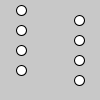
Frame 1 (no input)
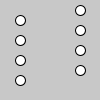
Frame 60 (the mouse pressed at the canvas centre just before this capture)
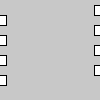
Frame 120 (the mouse held since frame 60 and released just before this capture)

The Processing sketch that drew these frames (run headless with seeded random() and noise(); from frame 60 on, the mouse is pressed at the canvas centre):

// Processing sketch: Aufgabe_4
// ── Aufgabe_4.pde
Schneeball[] b = new Schneeball[8];
void setup() {
  size(100, 100);

  for (int i = 0; i < b.length; i++) {
    int x;
    boolean r;
    if (i%2 == 0 ) {
      x = 20;
      r = true;
    } else {
      x = 80;
      r = false;
    }

    b[i] = new Schneeball(x, i * 10 + 10, r);
  }
}

void draw() {
  background(200);
  for (int i = 0; i < b.length; i++) {
    b[i].update();
    b[i].render();
  }
}

// ── Schneeball.pde
class Schneeball {
  PVector pos;
  boolean right;
  boolean isRect = false;

  Schneeball(int x, int y, boolean r) {
    pos = new PVector(x, y);
    right = r;
  }

  void update() {
    if (!isRect) {
      if (right) {
        pos.x += 1;
      } else {
        pos.x -= 1;
      }
    }
  }

  void render() {
    if (dist(width/2, pos.y, pos.x, pos.y) < width/2 - 1) {
      ellipse(pos.x, pos.y, 10, 10);
    } else {
      rectMode(CENTER);
      this.isRect = true;
      rect(pos.x, pos.y, 10, 10);
    }
  }
}
